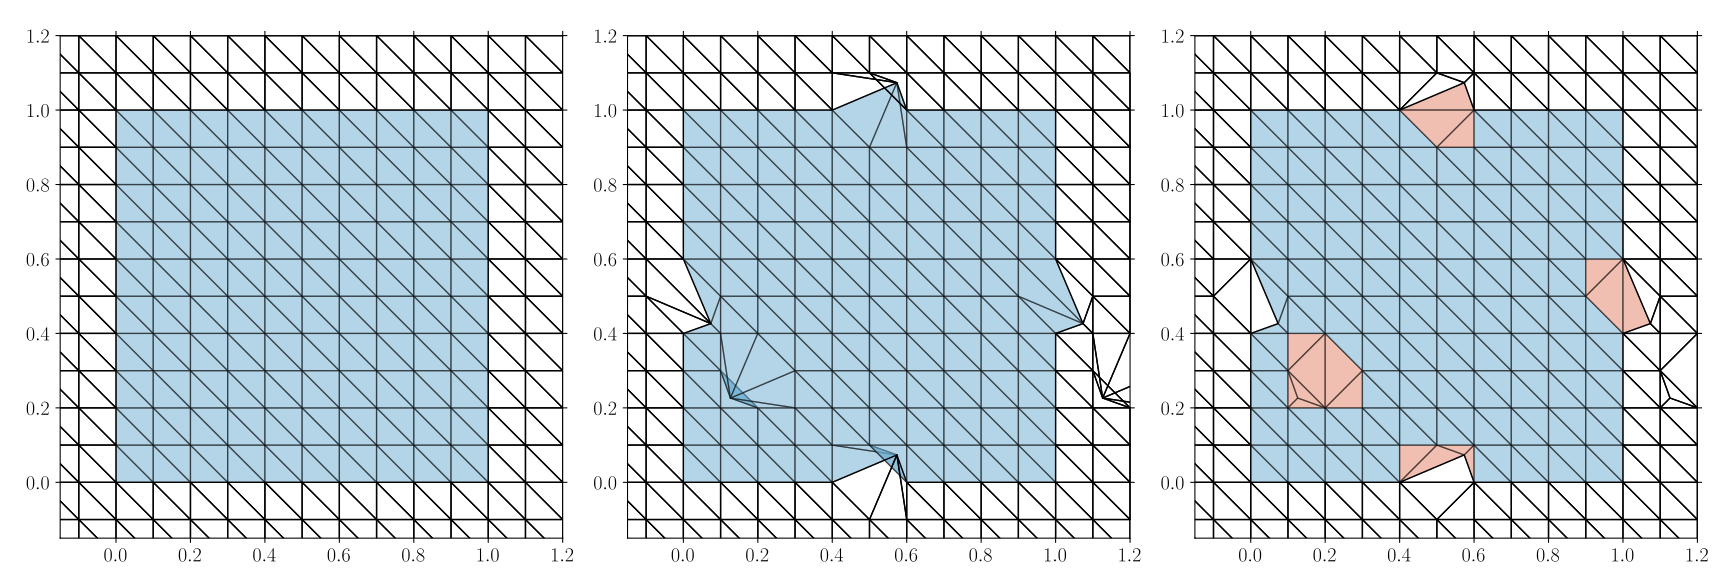

Write Python code to recreate this figure.

import numpy as np
import GooseFEM

# define a mesh, and extract the relevant data
mesh  = GooseFEM.Mesh.Tri3.Regular(10,10)
coor  = mesh.coor()
conn  = mesh.conn()
nnode = coor.shape[0]
nelem = conn.shape[0]
per   = mesh.nodesPeriodic()

# define a random perturbation of the nodal coordinates
delta       = np.zeros(coor.shape)
delta[ 5,0] =  .08
delta[ 5,1] =  .08
delta[35,0] = -.08
delta[35,1] = -.08
delta[55,0] =  .08
delta[55,1] = -.08
# make periodic
delta[per[:,1],0] = delta[per[:,0],0]
delta[per[:,1],1] = delta[per[:,0],1]

# copy the coordinates and connectivity (for plotting)
newcoor = np.array(coor,copy=True)
newconn = np.array(conn,copy=True)

# add the perturbation incrementally, compute the new connectivity each time
newcoor += delta*.5
newconn  = GooseFEM.Mesh.Tri3.retriangulate(newcoor,newconn)

newcoor += delta*.01
newconn  = GooseFEM.Mesh.Tri3.retriangulate(newcoor,newconn)

newcoor += delta*.01
newconn  = GooseFEM.Mesh.Tri3.retriangulate(newcoor,newconn)

newcoor += delta*.4
newconn  = GooseFEM.Mesh.Tri3.retriangulate(newcoor,newconn)

# ==================================================================================================

# define colors to clearly show the difference (and element overlaps)
orig = np.zeros(( nelem ))
diff = np.zeros(( nelem ))
# find the differences
for i in range(nelem):
  if not np.all( conn[i,:] == newconn[i,:] ):
    diff[i] = 1

# define shifts to show periodicity
DX      = np.zeros( coor.shape )
DY      = np.zeros( coor.shape )
DX[:,0] = +1.
DY[:,1] = +1.

# --------------------------------------------------------------------------------------------------

import matplotlib.pylab as plt
import goosempl as gplt

plt.style.use(['goose','goose-latex'])

fig = plt.figure(figsize=(18,6))
fig.set_tight_layout(True)

# --------------------------------------------------------------------------------------------------

ax  = fig.add_subplot(1,3,1)

gplt.patch(coor=coor,conn=conn,cindex=orig,clim=[-0.5,1.5],cmap='RdBu_r',alpha=.5)

gplt.patch(coor=coor-DX   ,conn=conn)
gplt.patch(coor=coor+DX   ,conn=conn)
gplt.patch(coor=coor+DX-DY,conn=conn)
gplt.patch(coor=coor+DX+DY,conn=conn)
gplt.patch(coor=coor-DX-DY,conn=conn)
gplt.patch(coor=coor-DX+DY,conn=conn)
gplt.patch(coor=coor   -DY,conn=conn)
gplt.patch(coor=coor   +DY,conn=conn)

plt.xlim([ -0.15 ,  1.2 ])
plt.ylim([ -0.15 ,  1.2 ])

ax.set_aspect('equal')

# --------------------------------------------------------------------------------------------------

ax  = fig.add_subplot(1,3,2)

gplt.patch(coor=newcoor,conn=conn,cindex=orig,clim=[-0.5,1.5],cmap='RdBu_r',alpha=.5)

gplt.patch(coor=newcoor-DX   ,conn=conn)
gplt.patch(coor=newcoor+DX   ,conn=conn)
gplt.patch(coor=newcoor+DX-DY,conn=conn)
gplt.patch(coor=newcoor+DX+DY,conn=conn)
gplt.patch(coor=newcoor-DX-DY,conn=conn)
gplt.patch(coor=newcoor-DX+DY,conn=conn)
gplt.patch(coor=newcoor   -DY,conn=conn)
gplt.patch(coor=newcoor   +DY,conn=conn)

plt.xlim([ -0.15 ,  1.2 ])
plt.ylim([ -0.15 ,  1.2 ])

ax.set_aspect('equal')

# --------------------------------------------------------------------------------------------------

ax  = fig.add_subplot(1,3,3)

gplt.patch(coor=newcoor,conn=newconn,cindex=diff,clim=[-0.5,1.5],cmap='RdBu_r',alpha=.5)

gplt.patch(coor=newcoor-DX   ,conn=newconn)
gplt.patch(coor=newcoor+DX   ,conn=newconn)
gplt.patch(coor=newcoor+DX-DY,conn=newconn)
gplt.patch(coor=newcoor+DX+DY,conn=newconn)
gplt.patch(coor=newcoor-DX-DY,conn=newconn)
gplt.patch(coor=newcoor-DX+DY,conn=newconn)
gplt.patch(coor=newcoor   -DY,conn=newconn)
gplt.patch(coor=newcoor   +DY,conn=newconn)

plt.xlim([ -0.15 ,  1.2 ])
plt.ylim([ -0.15 ,  1.2 ])

ax.set_aspect('equal')

# --------------------------------------------------------------------------------------------------

plt.savefig('ReTri.svg')
plt.show()
